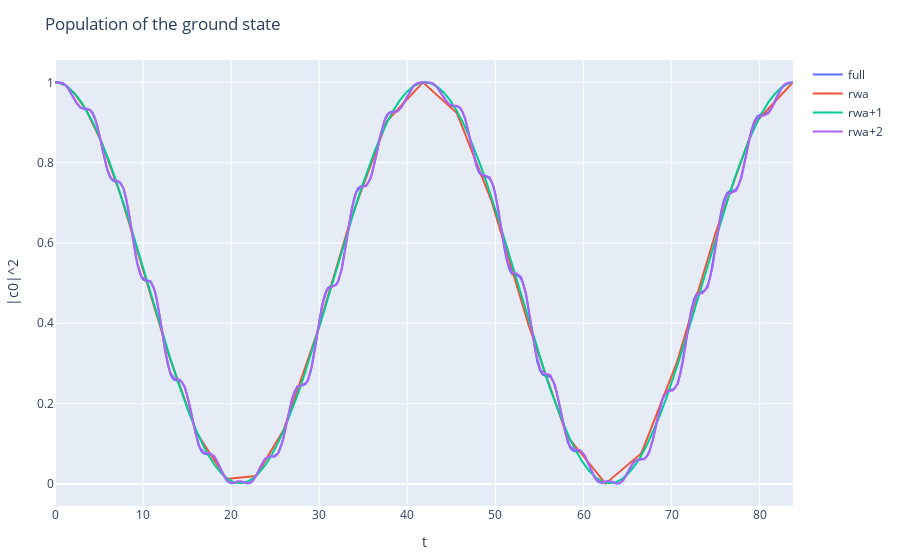

This figure's notebook cell:
### Code cell
plot_full = scatter(x = sol.t, y = abs2.(c0), mode = "lines", name = "full")
plot_rwa = scatter(x = sol_rwa.t, y = abs2.(c0_rwa), mode = "lines", name = "rwa")
plot_1 = scatter(x = sol_1.t, y = abs2.(c0_1), mode = "lines", name = "rwa+1")
plot_2 = scatter(x = sol_2.t, y = abs2.(c0_2), mode = "lines", name = "rwa+2")

layout = Layout(yaxis_title="|c0|^2", xaxis_title="t", title="Population of the ground state")

plot([plot_full, plot_rwa, plot_1, plot_2], layout)
